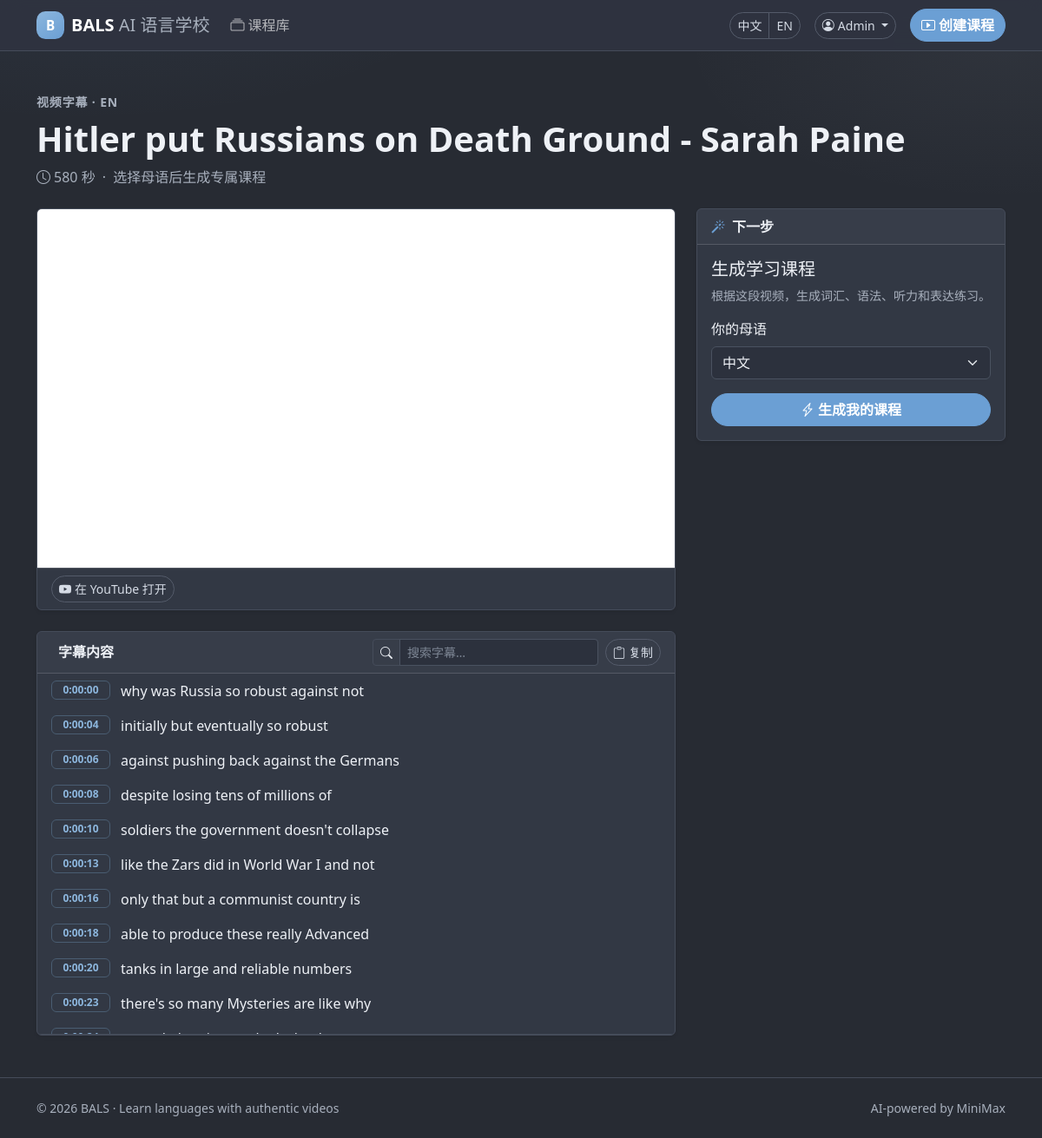
The page /zh/transcript/x3tus9bgbfo (signed in) on the database its author committed.
### accounts/models.py (models this page shows, shortened)
class User(AbstractUser):
    email = models.EmailField(_("email address"), unique=True)
    display_name = models.CharField(_("display name"), max_length=80, blank=True)
    preferred_language = models.CharField(
        _("preferred interface language"),
        max_length=10,
        default="zh",
        choices=[("zh", "简体中文"), ("en", "English")],
    )
    avatar_url = models.URLField(_("avatar URL"), blank=True)
    is_verified = models.BooleanField(_("email verified"), default=False)
    created_at = models.DateTimeField(auto_now_add=True)
    updated_at = models.DateTimeField(auto_now=True)
    USERNAME_FIELD = "email"
    REQUIRED_FIELDS = ["username"]
    class Meta:
        verbose_name = _("user")
        verbose_name_plural = _("users")
        ordering = ["-created_at"]
    def get_short_name(self):
        return self.display_name or self.email.split("@")[0]

### main_app/models.py (models this page shows, shortened)
class Transcribed_Video(models.Model):
    video_id = models.CharField(max_length=100, unique=True)
    video_language = models.CharField(max_length=100, db_index=True)
    video_title = models.CharField(max_length=300)
    video_length = models.IntegerField()
    slug = models.SlugField(max_length=100, unique=True)
    video_text = models.TextField(blank=True)
    video_transcribe = models.TextField(blank=True)
    uploaded_date = models.DateTimeField(null=True, blank=True)
    status = models.CharField(
        max_length=20,
        choices=JOB_STATUS_CHOICES,
        default=JOB_PENDING,
        db_index=True,
    )
    error_message = models.TextField(blank=True)
    created_at = models.DateTimeField(default=timezone.now)
    updated_at = models.DateTimeField(default=timezone.now)

### main_app/views.py (the view)
# urls.py: path('transcript/<slug:transcribe_slug>', views.transcript, name='transcript'),
def transcript(request, transcribe_slug):
    model = Transcribed_Video.objects.get(slug=transcribe_slug)
    if model.status != JOB_READY:
        return redirect("wait", video_id=model.video_id)
    embedded = _youtube_embed_url(request, model.video_id)
    try:
        text = ast.literal_eval(model.video_text) if model.video_text else {}
    except (ValueError, SyntaxError):
        text = {}
    model2 = Learning_Material.objects.filter(linked_video=model)
    if request.method == "POST":
        form = MaterialForm(request.POST)
        if form.is_valid():
            native_language = form.cleaned_data["native_language"]
            return redirect(
                "wait_for_chatbot",
                transcribe_slug=transcribe_slug,
                native_language=native_language,
            )
        else:
            return redirect("transcript", transcribe_slug=transcribe_slug)
    else:
        form = MaterialForm()
    return render(
        request,
        "main_app/transcript.html",
        {
            "text": text,
            "embedded": embedded,
            "youtube_url": f"https://www.youtube.com/watch?v={model.video_id}",
            "model": model,
            "form": form,
            "model2": model2,
        },
    )

### main_app/forms.py
class MaterialForm(forms.Form):
    CHOICES = [
        ("Chinese", _("Chinese")),
        ("English", _("English")),
        ("Ukrainian", _("Ukrainian")),
    ]
    native_language = forms.ChoiceField(
        choices=CHOICES,
        label=_("Your native language"),
        widget=forms.Select(attrs={"class": "form-select"}),
    )

### main_app/views.py (called while the page is built)
def _youtube_embed_url(request, video_id):
    query = urlencode({
        "origin": request.build_absolute_uri("/").rstrip("/"),
        "rel": 0,
        "playsinline": 1,
        "enablejsapi": 1,
    })
    return f"https://www.youtube.com/embed/{video_id}?{query}"

### main_app/templates/main_app/transcript.html (shortened to what this page needs)
{% extends 'main_app/base.html' %}
{% load i18n %}
{% block content %}
<div class="mb-4">
  <p class="text-uppercase small text-body-secondary fw-semibold letter-wide mb-2">
    {% trans "Video transcript" %} · {{ model.video_language|capfirst }}
  </p>
  <h1 class="display-6 fw-bold mb-2">{{ model.video_title }}</h1>
  <p class="text-body-secondary mb-0">
    <i class="bi bi-clock me-1"></i>{{ model.video_length }} {% trans "seconds" %}
    <span class="mx-1">·</span>
    {% trans "Choose your native language to generate a personalized course" %}
  </p>
</div>
<div class="row g-4">
  <div class="col-lg-8">
    <div class="card shadow-sm mb-4 overflow-hidden">
      <div class="ratio ratio-16x9">
        <iframe id="ytPlayer" src="{{ embedded }}" title="{% trans 'YouTube video player' %}" allow="accelerometer; autoplay; clipboard-write; encrypted-media; gyroscope; picture-in-picture; web-share" allowfullscreen></iframe>
      </div>
      <div class="card-footer bg-transparent">
        <a class="btn btn-sm btn-outline-secondary" href="{{ youtube_url }}" target="_blank" rel="noopener">
          <i class="bi bi-youtube me-1"></i>{% trans "Open on YouTube" %}
        </a>
      </div>
    </div>
    <div class="card shadow-sm overflow-hidden">
      <div class="card-header d-flex flex-wrap align-items-center gap-2">
        <strong class="me-auto">{% trans "Transcript" %}</strong>
        <div class="input-group input-group-sm" style="max-width:260px">
          <span class="input-group-text bg-transparent"><i class="bi bi-search"></i></span>
          <input id="captionSearch" class="form-control" placeholder="{% trans 'Search transcript…' %}" aria-label="{% trans 'Search transcript…' %}">
        </div>
        <button id="copyBtn" class="btn btn-sm btn-outline-secondary" type="button" onclick="copyTranscript()">
          <i class="bi bi-clipboard me-1"></i><span>{% trans "Copy" %}</span>
        </button>
      </div>
      <div class="list-group list-group-flush transcript-scroll" id="transcriptBox">
        {% for key,value in text.items %}
        <button type="button" class="list-group-item list-group-item-action caption-btn caption-row caption" data-time="{{ key }}" onclick="seekCaption(this)">
          <span class="badge text-bg-primary time-badge">{{ key }}</span>
          <span>{{ value }}</span>
        </button>
        {% endfor %}
      </div>
    </div>
  </div>
  <div class="col-lg-4">
    <div class="vstack gap-4">
      <div class="card shadow-sm sticky-tool">
        <div class="card-header fw-semibold">
          <i class="bi bi-magic me-2 text-primary"></i>{% trans "Next step" %}
        </div>
        <div class="card-body">
          <h2 class="h5 mb-2">{% trans "Generate learning course" %}</h2>
          <p class="text-body-secondary small mb-3">
            {% trans "Generate vocabulary, grammar, listening and expression exercises from this video." %}
          </p>
          <form method="post">
            <div class="mb-3">
              <label class="form-label" for="{{ form.native_language.id_for_label }}">{{ form.native_language.label }}</label>
              {{ form.native_language }}
            </div>
            <button class="btn btn-primary w-100" type="submit">
              <i class="bi bi-lightning-charge me-1"></i>{% trans "Generate my course" %}
            </button>
          </form>
        </div>
      </div>
    </div>
  </div>
</div>
{% endblock %}

### main_app/templates/main_app/base.html (shortened to what this page needs)
{% load i18n %}
<!doctype html>
<html lang="{{ LANGUAGE_CODE }}" data-bs-theme="dark">
<head>
  <link href="https://cdn.jsdelivr.net/npm/bootstrap@5.3.3/dist/css/bootstrap.min.css" rel="stylesheet">
  <link href="https://cdn.jsdelivr.net/npm/bootstrap-icons@1.11.3/font/bootstrap-icons.min.css" rel="stylesheet">
</head>
<body class="d-flex flex-column min-vh-100">
  <nav class="navbar navbar-expand-lg bg-body-tertiary border-bottom sticky-top">
    <div class="container">
      <a class="navbar-brand fw-bold d-flex align-items-center" href="{% url 'home' %}">
        <span class="brand-mark">B</span>
        <span>BALS <span class="fw-normal text-body-secondary d-none d-sm-inline">{% trans "AI Language School" %}</span></span>
      </a>
      <div class="collapse navbar-collapse" id="mainNav">
        <ul class="navbar-nav me-auto mb-2 mb-lg-0">
          <li class="nav-item">
            <a class="nav-link" href="{% url 'home' %}"><i class="bi bi-collection me-1"></i>{% trans "Course library" %}</a>
          </li>
        </ul>
        <div class="d-flex align-items-center gap-3">
          <div class="btn-group btn-group-sm" role="group" aria-label="Language">
            {% language 'zh' %}
            <a href="{% url 'home' %}" class="btn {% if LANGUAGE_CODE == 'zh' %}btn-primary{% else %}btn-outline-secondary{% endif %}">中文</a>
            {% endlanguage %}
            {% language 'en' %}
            <a href="{% url 'home' %}" class="btn {% if LANGUAGE_CODE == 'en' %}btn-primary{% else %}btn-outline-secondary{% endif %}">EN</a>
            {% endlanguage %}
          </div>
          {% if user.is_authenticated %}
          <div class="dropdown">
            <button class="btn btn-outline-secondary btn-sm dropdown-toggle" type="button" data-bs-toggle="dropdown" aria-expanded="false">
              <i class="bi bi-person-circle me-1"></i>{{ user.get_short_name }}
            </button>
          </div>
          {% else %}
          <a class="btn btn-outline-secondary btn-sm" href="{% url 'login' %}">{% trans "Sign in" %}</a>
          <a class="btn btn-primary btn-sm" href="{% url 'register' %}">{% trans "Sign up" %}</a>
          {% endif %}
          <a class="btn btn-primary" href="{% url 'url_input' %}"><i class="bi bi-play-btn me-1"></i>{% trans "Create course" %}</a>
        </div>
      </div>
    </div>
  </nav>
  <main class="container py-4 py-lg-5 flex-grow-1">
    {% block content %}{% endblock %}
  </main>
  <footer class="border-top py-4 mt-auto">
    <div class="container d-flex flex-column flex-md-row justify-content-between gap-2 text-body-secondary small">
      <span>&copy; {% now "Y" %} BALS &middot; {% trans "Learn languages with authentic videos" %}</span>
      <span>{% trans "AI-powered by MiniMax" %}</span>
    </div>
  </footer>
</body>
</html>

### main_app/templates/main_app/base.html (style rules this page uses)
:root, [data-bs-theme="dark"] { --bs-primary: #6b9fd4; --bs-primary-rgb: 107, 159, 212; --bs-primary-text-emphasis: #c5daf0; --bs-link-color: #8cb6dd; --bs-link-hover-color: #b3d0eb; --bs-body-bg: #272b33; --bs-body-color: #eef1f6; --bs-secondary-color: #a8b0bd; --bs-border-color: #454c5a; --bs-tertiary-bg: #2f3440; --bs-secondary-bg: #373d4a; --bs-success: #6fbf8d; --bs-success-rgb: 111, 191, 141; --bs-body-font-family: "PingFang SC", "Microsoft YaHei", system-ui, -apple-system, "Segoe UI", sans-serif; --bals-card: #323844; --bals-card-soft: #2e3340; --bals-ink-soft: #d5dbe5; --bals-accent-dim: #2f3f52; }
html { scroll-behavior: smooth; }
body { background: radial-gradient(900px 420px at 8% -8%, #6b9fd418, transparent 58%), radial-gradient(700px 340px at 96% 4%, #a8b0bd10, transparent 52%), var(--bs-body-bg); -webkit-font-smoothing: antialiased; text-rendering: optimizeLegibility; }
.navbar.bg-body-tertiary { background: color-mix(in srgb, #2f3440 92%, transparent) !important; backdrop-filter: blur(12px); border-color: #454c5a !important; }
.btn-primary { --bs-btn-bg: #6b9fd4; --bs-btn-border-color: #6b9fd4; --bs-btn-hover-bg: #5a8fc4; --bs-btn-hover-border-color: #5a8fc4; --bs-btn-active-bg: #4f82b8; --bs-btn-active-border-color: #4f82b8; --bs-btn-color: #fff; --bs-btn-hover-color: #fff; --bs-btn-active-color: #fff; font-weight: 700; border-radius: 999px; }
.btn-outline-secondary { --bs-btn-color: #d5dbe5; --bs-btn-border-color: #545b6a; --bs-btn-hover-bg: #373d4a; --bs-btn-hover-border-color: #6b7384; --bs-btn-hover-color: #fff; border-radius: 999px; }
.badge.text-bg-primary { background: var(--bals-accent-dim) !important; color: #c5daf0 !important; }
.card { background: var(--bals-card); border-color: #454c5a; color: var(--bs-body-color); }
.form-control, .form-select { background-color: #2c313d; border-color: #4a5260; color: #eef1f6; }
.form-control::placeholder { color: #7d8694; }
.navbar-brand .brand-mark { display: inline-grid; place-items: center; width: 2rem; height: 2rem; margin-right: .5rem; border-radius: .65rem; background: linear-gradient(145deg, #8cb6dd, #6b9fd4); color: #fff; font-weight: 800; font-size: .95rem; }
.sticky-tool { position: sticky; top: 5.25rem; z-index: 2; }
.transcript-scroll { max-height: min(52vh, 520px); overflow: auto; }
.caption-row { display: flex; gap: .75rem; align-items: flex-start; text-align: left; }
.caption-row .time-badge { flex: 0 0 auto; min-width: 4.25rem; font-variant-numeric: tabular-nums; background: transparent !important; color: #8cb6dd !important; border: 1px solid #4a5d72; font-weight: 600; }
.caption-btn { background: transparent; border: 0; width: 100%; color: inherit; }
.letter-wide { letter-spacing: .06em; }

### rows shown on the page
User: get_short_name "Admin"
Transcribed_Video: video_language "EN", video_title "Hitler put Russians on Death Ground - Sarah Paine", video_length "580"

### other values the page prints
{{ key }} "0:00:00" "0:00:04" "0:00:06" "0:00:08" "0:00:10" "0:00:13" "0:00:16" "0:00:18" "0:00:20" "0:00:23"
{{ value }} "why was Russia so robust against not" "initially but eventually so robust" "against pushing back against the Germans" "despite losing tens of millions of" "soldiers the government doesn't collapse" "like the Zars did in World War I and not" "only that but a communist country is" "able to produce these really Advanced" "tanks in large and reliable numbers" "there's so many Mysteries are like why"
